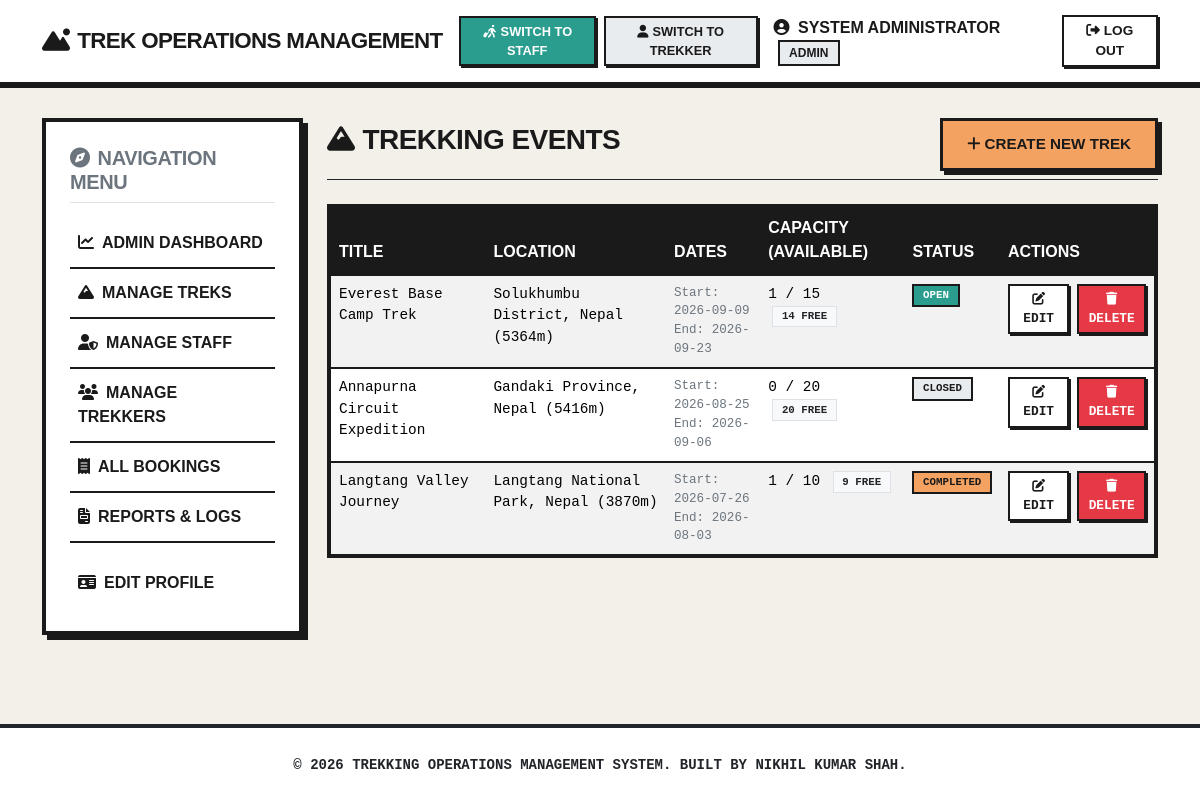
The app's page /admin/treks (signed in) with its own data.
### app/models/user.py (models this page shows, shortened)
class User(UserMixin, db.Model):
    __tablename__ = 'users'
    id = db.Column(db.Integer, primary_key=True)
    full_name = db.Column(db.String(100), nullable=False)
    email = db.Column(db.String(120), unique=True, nullable=False)
    phone = db.Column(db.String(20), nullable=False)
    password_hash = db.Column(db.String(256), nullable=False)
    role = db.Column(db.String(20), nullable=False, default='user')  # roles: admin, staff, user
    blood_group = db.Column(db.String(5), nullable=True)
    medical_conditions = db.Column(db.Text, nullable=True)
    emergency_contact_name = db.Column(db.String(100), nullable=True)
    emergency_contact_phone = db.Column(db.String(20), nullable=True)
    profile_image = db.Column(db.String(200), nullable=True)
    is_blacklisted = db.Column(db.Boolean, default=False, nullable=False)
    is_active = db.Column(db.Boolean, default=True, nullable=False)
    created_at = db.Column(db.DateTime, default=datetime.utcnow, nullable=False)
    bookings = db.relationship('Booking', backref='trekker', lazy=True, cascade='all, delete-orphan')
    staff_assignments = db.relationship('TrekStaffAssignment', backref='staff', lazy=True, cascade='all, delete-orphan')
    notifications = db.relationship('Notification', backref='user', lazy=True, cascade='all, delete-orphan')

### app/models/trek.py (models this page shows, shortened)
class Trek(db.Model):
    __tablename__ = 'treks'
    id = db.Column(db.Integer, primary_key=True)
    title = db.Column(db.String(100), nullable=False)
    location = db.Column(db.String(100), nullable=False)
    altitude = db.Column(db.Integer, nullable=False)  # in meters
    difficulty_level = db.Column(db.String(20), nullable=False)  # Easy, Moderate, Hard
    duration_days = db.Column(db.Integer, nullable=False)
    description = db.Column(db.Text, nullable=False)
    max_slots = db.Column(db.Integer, nullable=False)
    available_slots = db.Column(db.Integer, nullable=False)
    start_date = db.Column(db.Date, nullable=False)
    end_date = db.Column(db.Date, nullable=False)
    meeting_point = db.Column(db.String(150), nullable=False)
    trek_status = db.Column(db.String(30), default='Open', nullable=False)
    created_by = db.Column(db.Integer, db.ForeignKey('users.id'), nullable=False)
    created_at = db.Column(db.DateTime, default=datetime.utcnow, nullable=False)
    bookings = db.relationship('Booking', backref='trek', lazy=True, cascade='all, delete-orphan')
    staff_assignments = db.relationship('TrekStaffAssignment', backref='trek', lazy=True, cascade='all, delete-orphan')
    status_logs = db.relationship('TrekStatusLog', backref='trek', lazy=True, cascade='all, delete-orphan')

### app/routes/admin_routes.py (the view)
@admin_bp.route('/treks')
@login_required
@role_required('admin')
def list_treks():
    treks = Trek.query.order_by(Trek.start_date.desc()).all()
    return render_template('admin/treks.html', treks=treks)

### app/templates/admin/treks.html (shortened to what this page needs)
{% extends "base.html" %}
{% block content %}
<div class="mb-4 pb-2 border-bottom border-dark d-flex justify-content-between align-items-center">
    <h3><i class="fa-solid fa-mountain me-2"></i>Trekking Events</h3>
    <a href="{{ url_for('admin.create_trek') }}" class="brutalist-btn brutalist-btn-primary">
        <i class="fa-solid fa-plus me-1"></i>Create New Trek
    </a>
</div>
{% if treks %}
    <div class="table-responsive">
        <table class="table table-hover table-striped">
            <thead class="table-dark">
                <tr>
                    <th>Title</th>
                    <th>Location</th>
                    <th>Dates</th>
                    <th>Capacity (Available)</th>
                    <th>Status</th>
                    <th>Actions</th>
                </tr>
            </thead>
            <tbody>
                {% for trek in treks %}
                    <tr>
                        <td class="font-weight-bold">{{ trek.title }}</td>
                        <td>{{ trek.location }} ({{ trek.altitude }}m)</td>
                        <td>
                            <small class="d-block text-secondary">Start: {{ trek.start_date.strftime('%Y-%m-%d') }}</small>
                            <small class="d-block text-secondary">End: {{ trek.end_date.strftime('%Y-%m-%d') }}</small>
                        </td>
                        <td>
                            {{ trek.max_slots - trek.available_slots }} / {{ trek.max_slots }}
                            <span class="badge bg-light text-dark border ms-1">{{ trek.available_slots }} free</span>
                        </td>
                        <td>
                            {% if trek.trek_status == 'Open' %}
                                <span class="badge bg-success">Open</span>
                            {% elif trek.trek_status == 'Closed' %}
                                <span class="badge bg-secondary">Closed</span>
                            {% elif trek.trek_status == 'In Progress' %}
                                <span class="badge bg-info text-dark">In Progress</span>
                            {% elif trek.trek_status == 'Completed' %}
                                <span class="badge bg-primary">Completed</span>
                            {% else %}
                                <span class="badge bg-danger">Cancelled</span>
                            {% endif %}
                        </td>
                        <td>
                            <div class="d-flex gap-2">
                                <a href="{{ url_for('admin.edit_trek', trek_id=trek.id) }}" class="brutalist-btn brutalist-btn-primary" style="padding: 0.25rem 0.5rem; font-size: 0.8rem; margin: 0; box-shadow: 2px 2px 0 var(--ui-border); border-width: 2px; background-color: #ffffff; color: var(--ui-text);">
                                    <i class="fa-solid fa-edit"></i> Edit
                                </a>
                                <form action="{{ url_for('admin.delete_trek', trek_id=trek.id) }}" method="POST" style="display:inline;">
                                    <button type="submit" class="brutalist-btn brutalist-btn-danger" style="padding: 0.25rem 0.5rem; font-size: 0.8rem; margin: 0; box-shadow: 2px 2px 0 var(--ui-border); border-width: 2px;">
                                        <i class="fa-solid fa-trash"></i> Delete
                                    </button>
                                </form>
                            </div>
                        </td>
                    </tr>
                {% endfor %}
            </tbody>
        </table>
    </div>
{% else %}
    <div class="p-5 text-center text-muted border rounded bg-light">
        <i class="fa-solid fa-mountain-range fa-3x mb-3 text-secondary"></i>
        <h5>No Treks Scheduled</h5>
        <p>Start by creating the first trek layout event using the button above.</p>
    </div>
{% endif %}
{% endblock %}

### app/templates/partials/navbar.html (shortened to what this page needs)
<nav class="navbar navbar-expand-lg navbar-light bg-white">
    <div class="container">
        <a class="navbar-brand" href="/">
            <i class="fa-solid fa-mountain-sun me-2"></i>Trek Operations Management
        </a>
        <div class="collapse navbar-collapse" id="navbarNav">
            <ul class="navbar-nav ms-auto align-items-center">
                {% if current_user.is_authenticated %}
                    {% if current_user.role != 'staff' %}
                        <li class="nav-item">
                            <a class="brutalist-btn brutalist-btn-success me-2" style="padding: 0.25rem 0.5rem; font-size: 0.8rem; margin: 0; box-shadow: 2px 2px 0 var(--ui-border); border-width: 2px;" href="{{ url_for('auth.switch_role', role='staff') }}">
                                <i class="fa-solid fa-person-walking-luggage me-1"></i>Switch to Staff
                            </a>
                        </li>
                    {% endif %}
                    {% if current_user.role != 'user' %}
                        <li class="nav-item">
                            <a class="brutalist-btn brutalist-btn-secondary me-2" style="padding: 0.25rem 0.5rem; font-size: 0.8rem; margin: 0; box-shadow: 2px 2px 0 var(--ui-border); border-width: 2px;" href="{{ url_for('auth.switch_role', role='user') }}">
                                <i class="fa-solid fa-user me-1"></i>Switch to Trekker
                            </a>
                        </li>
                    {% endif %}
                    <li class="nav-item">
                        <span class="nav-link text-dark me-3">
                            <i class="fa-solid fa-user-circle me-1"></i>
                            {{ current_user.full_name }}
                            <span class="badge bg-secondary ms-1 text-uppercase" style="font-size: 0.75rem;">
                                {{ current_user.role }}
                            </span>
                        </span>
                    </li>
                    <li class="nav-item">
                        <a class="brutalist-btn" style="padding: 0.25rem 0.75rem; font-size: 0.85rem; margin: 0; box-shadow: 2px 2px 0 var(--ui-border); border-width: 2px;" href="{{ url_for('auth.logout') }}">
                            <i class="fa-solid fa-right-from-bracket me-1"></i>Log Out
                        </a>
                    </li>
                {% endif %}
            </ul>
        </div>
    </div>
</nav>

### app/static/css/base.css (style rules this page uses)
:root { --ui-bg: #f2f0e9; --ui-card-bg: #ffffff; --ui-text: #1a1a1a; --ui-accent: #e63946; --ui-border: #1a1a1a; --bauhaus-yellow: #f4a261; --bauhaus-blue: #2a9d8f; --bauhaus-coral: #e76f51; --brutalist-shadow-offset: 8px; --brutalist-border-width: 4px; }
body { background-color: var(--ui-bg); color: var(--ui-text); font-family: 'Space Grotesk', sans-serif; min-height: 100vh; display: flex; flex-direction: column; }
h1, h2, h3, h4, h5, h6 { font-family: 'Space Grotesk', sans-serif; font-weight: 700; text-transform: uppercase; letter-spacing: -0.02em; color: var(--ui-text); }

### app/static/css/components.css (style rules this page uses)
.brutalist-btn { display: inline-block; padding: 0.75rem 1.5rem; text-align: center; font-size: 0.95rem; font-weight: 700; text-transform: uppercase; border: 3px solid var(--ui-border); background-color: var(--ui-card-bg); color: var(--ui-text); position: relative; transition: all 0.15s ease; box-shadow: 4px 4px 0 var(--ui-border); text-decoration: none; cursor: pointer; }
.brutalist-btn-primary { background-color: var(--bauhaus-yellow); }
.brutalist-btn-success { background-color: var(--bauhaus-blue); color: #ffffff; }
.brutalist-btn-danger { background-color: var(--ui-accent); color: #ffffff; }
.brutalist-btn-secondary { background-color: #e9ecef; }
.navbar { border-bottom: 6px solid var(--ui-border) !important; background-color: #ffffff !important; }
.navbar-brand { font-weight: 900 !important; text-transform: uppercase; color: var(--ui-text) !important; letter-spacing: -0.03em; font-size: 1.4rem; }
.nav-link { color: var(--ui-text) !important; font-weight: 700; text-transform: uppercase; }
.table { border: var(--brutalist-border-width) solid var(--ui-border) !important; background-color: #ffffff !important; }
.table th { background-color: var(--ui-border) !important; color: #ffffff !important; text-transform: uppercase; font-weight: 700; border-bottom: var(--brutalist-border-width) solid var(--ui-border) !important; }
.table td { border-bottom: 2px solid var(--ui-border) !important; font-family: 'Space Mono', monospace; font-size: 0.9rem; }
.badge { border-radius: 0 !important; border: 2px solid var(--ui-border); font-weight: 700; text-transform: uppercase; padding: 0.4em 0.8em !important; }
.bg-primary { background-color: var(--bauhaus-yellow) !important; color: var(--ui-text) !important; }
.bg-success { background-color: var(--bauhaus-blue) !important; color: #ffffff !important; }
.bg-secondary { background-color: #e9ecef !important; color: var(--ui-text) !important; }

### records on screen
User: full_name "SYSTEM ADMINISTRATOR", role "ADMIN"
Trek: title "Everest Base Camp Trek", location "Solukhumbu District, Nepal", altitude "5364", start_date "2026-09-09", end_date "2026-09-23", trek.max_slots-trek.available_slots "1", max_slots "15", available_slots "14", trek_status "OPEN"
Trek: title "Annapurna Circuit Expedition", location "Gandaki Province, Nepal", altitude "5416", start_date "2026-08-25", end_date "2026-09-06", trek.max_slots-trek.available_slots "0", max_slots "20", available_slots "20", trek_status "CLOSED"
Trek: title "Langtang Valley Journey", location "Langtang National Park, Nepal", altitude "3870", start_date "2026-07-26", end_date "2026-08-03", trek.max_slots-trek.available_slots "1", max_slots "10", available_slots "9", trek_status "COMPLETED"
